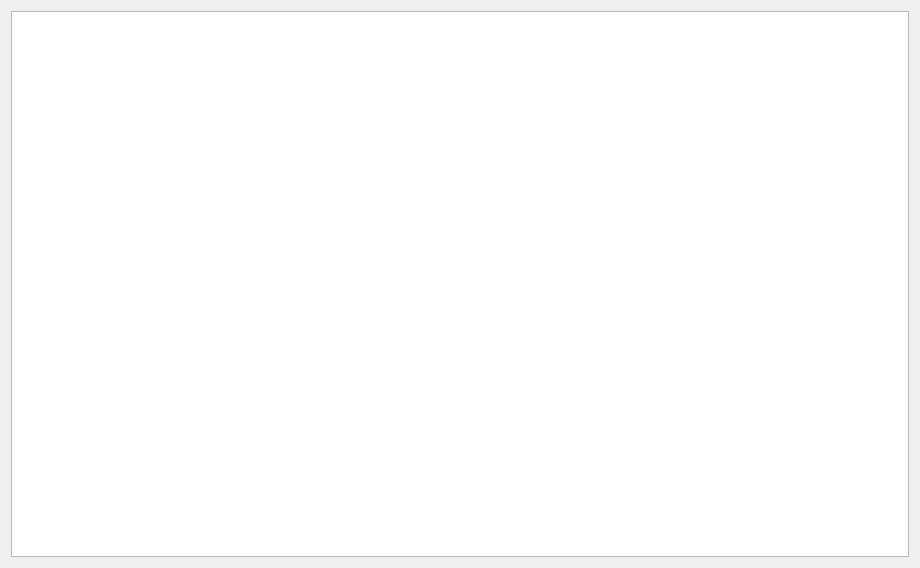
<?xml version="1.0" encoding="UTF-8"?>
<ui version="4.0">
 <class>PivotViewWidget</class>
 <widget class="QWidget" name="PivotViewWidget">
  <property name="geometry">
   <rect>
    <x>0</x>
    <y>0</y>
    <width>920</width>
    <height>568</height>
   </rect>
  </property>
  <property name="windowTitle">
   <string>Form</string>
  </property>
  <layout class="QHBoxLayout" name="horizontalLayout">
   <item>
    <widget class="PivotControl" name="graphicsView"/>
   </item>
  </layout>
 </widget>
 <customwidgets>
  <customwidget>
   <class>PivotControl</class>
   <extends>QGraphicsView</extends>
   <header>pivotcontrol.h</header>
  </customwidget>
 </customwidgets>
 <resources/>
 <connections/>
</ui>
